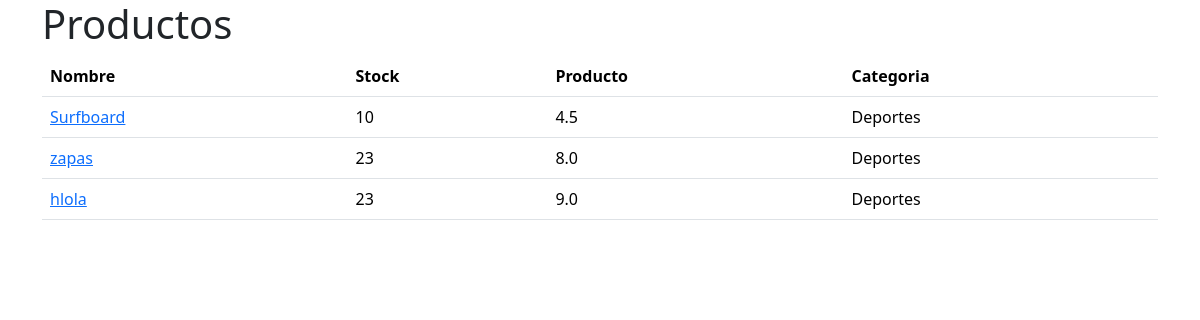
/productos/, run on an earlier commit of the app's database.
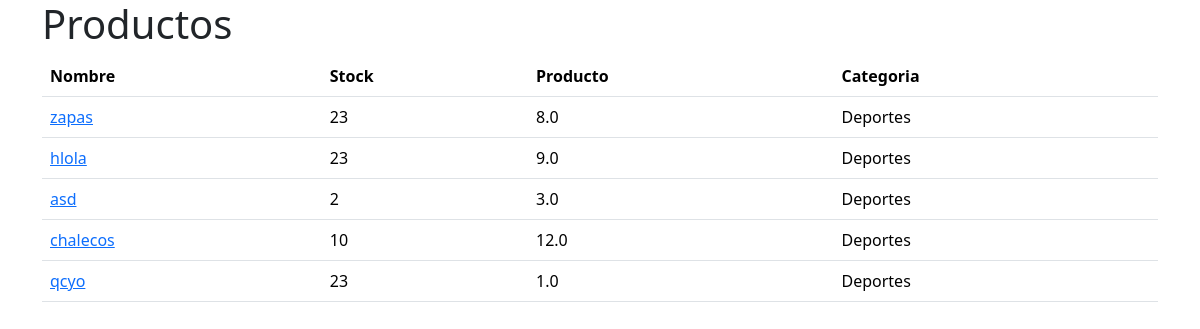
And on a later commit of the database.
### productos/models.py (models this page shows, shortened)
class Producto(models.Model):
    nombre = models.CharField(max_length = 255)
    stock = models.IntegerField()
    puntaje = models.FloatField()
    categoria = models.ForeignKey(
        Categoria,
        on_delete = models.CASCADE
    ) #Identificador entre las distintas clases
    creado_en = models.DateTimeField(default = timezone.now)

class Categoria(models.Model):
    nombre = models.CharField(max_length = 255)
    def __str__(self):
        return self.nombre

### productos/views.py (the view)
# urls.py: path('', views.index, name = 'index'),
def index(request):
    producto = Producto.objects.all()
    return render(
        request,
        'index.html',
        context={'productos':producto}
    )

### productos/templates/index.html
{% extends 'base.html' %}
{% block content %}
<h1>Productos</h1>
<table class="table">
    <thead>
        <tr>
            <th>Nombre</th>
            <th>Stock</th>
            <th>Producto</th>
            <th>Categoria</th>
        </tr>
    </thead>
    <tbody>
        {% for producto in productos %}
        <tr>
            <td>
                <a href="{% url 'producto:detalle' producto.id %}">
                    {{producto.nombre}}
                </a>
            </td>
            <td>{{producto.stock}}</td>
            <td>{{producto.puntaje}}</td>
            <td>{{producto.categoria}}</td>
        </tr>
        {% endfor %}
    </tbody>
</table>
{% endblock %}

### templates/base.html (shortened to what this page needs)
<!DOCTYPE html>
<html lang="en">
<head>
    <link href="https://cdn.jsdelivr.net/npm/bootstrap@5.3.3/dist/css/bootstrap.min.css" rel="stylesheet">
</head>
<body>
    <div class="container-sm">
    {% block content %}
    {% endblock %}
    </div>
</body>
</html>

What changed in the data, as far as the page shows it:
removed Producto: nombre "Surfboard", stock "10", puntaje "4.5", categoria "Deportes"
added Producto: nombre "asd", stock "2", puntaje "3.0", categoria "Deportes"
added Producto: nombre "chalecos", stock "10", puntaje "12.0", categoria "Deportes"
added Producto: nombre "qcyo", stock "23", puntaje "1.0", categoria "Deportes"
